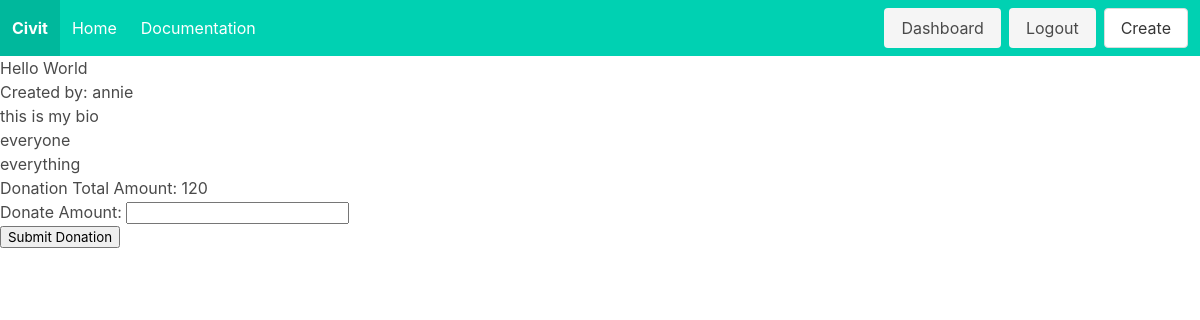
The app's page /initiative/1/viewinit (signed in), older data.
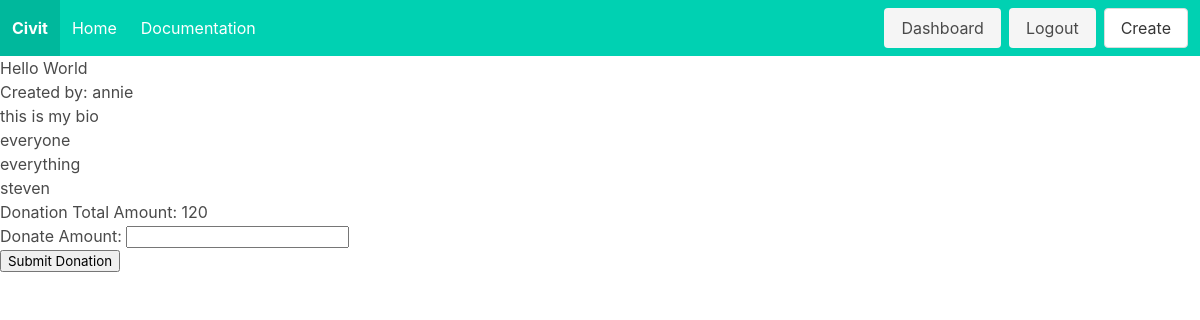
The same page, newer data.
### accounts/models.py (models this page shows)
class User(AbstractUser):
    bio = models.TextField(max_length=500, blank=True)
    profile_picture = models.URLField(blank=True, null=True)

### initz/views.py (the view, shortened to what this page needs)
# urls.py: path('<pk>/viewinit', views.view_public_init, name='viewinit'),
@login_required
def view_public_init(request, pk):
    initiative = Initiative.objects.get(pk=pk)
    if request.method == "GET":
        return render(request, 'initiative/public_view_init.html', {'initiative': initiative, 'donate_form': DonateForm})

### initz/models.py (called while the page is built)
    def totalDonations(self):
        donations = Donation.objects.filter(initiative=self.pk)
        sum = 0
        for donation in donations:
            sum += donation.amount
        return sum

### templates/initiative/public_view_init.html (shortened to what this page needs)
{% extends 'base.html' %}
{% block content %}
    <div>
        <div>
            <h1>{{ initiative.title }}</h1>
            <p>Created by: {{ initiative.primary_organizer.username }}</p>
            <p>{{ initiative.problem_statement }}</p>
            <p>{{ initiative.people_impact }}</p>
            <p>{{ initiative.legislative_scope }}</p>
            {% for user in initiative.supporters.all %}
                <p>{{ user }}</p>
            {% endfor %}
            <p>Donation Total Amount: {{ initiative.totalDonations }}</p>
            {% if user.is_authenticated %}
            <form method="post">
                {{ donate_form.as_p }}
                <input type="submit" value="Submit Donation">
            </form>
            {% endif %}
        </div>
    </div>
{% endblock %}

Row changes from the older to the newer data that the page shows:
now on this page (row edited): User: username "steven"
